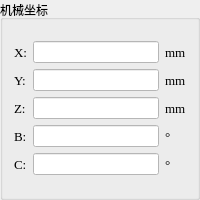
                <widget class="QGroupBox" name="groupBox_12">
                 <property name="minimumSize">
                  <size>
                   <width>0</width>
                   <height>200</height>
                  </size>
                 </property>
                 <property name="title">
                  <string>机械坐标</string>
                 </property>
                 <layout class="QGridLayout" name="gridLayout_20">
                  <item row="0" column="0">
                   <layout class="QHBoxLayout" name="horizontalLayout_6">
                    <item>
                     <layout class="QVBoxLayout" name="verticalLayout_5">
                      <item>
                       <widget class="QLabel" name="label_93">
                        <property name="font">
                         <font>
                          <family>Times New Roman</family>
                          <pointsize>10</pointsize>
                         </font>
                        </property>
                        <property name="text">
                         <string>X:</string>
                        </property>
                       </widget>
                      </item>
                      <item>
                       <widget class="QLabel" name="label_100">
                        <property name="font">
                         <font>
                          <family>Times New Roman</family>
                          <pointsize>10</pointsize>
                         </font>
                        </property>
                        <property name="text">
                         <string>Y:</string>
                        </property>
                       </widget>
                      </item>
                      <item>
                       <widget class="QLabel" name="label_105">
                        <property name="font">
                         <font>
                          <family>Times New Roman</family>
                          <pointsize>10</pointsize>
                         </font>
                        </property>
                        <property name="text">
                         <string>Z:</string>
                        </property>
                       </widget>
                      </item>
                      <item>
                       <widget class="QLabel" name="label_87">
                        <property name="font">
                         <font>
                          <family>Times New Roman</family>
                          <pointsize>10</pointsize>
                         </font>
                        </property>
                        <property name="text">
                         <string>B:</string>
                        </property>
                       </widget>
                      </item>
                      <item>
                       <widget class="QLabel" name="label_94">
                        <property name="font">
                         <font>
                          <family>Times New Roman</family>
                          <pointsize>10</pointsize>
                         </font>
                        </property>
                        <property name="text">
                         <string>C:</string>
                        </property>
                       </widget>
                      </item>
                     </layout>
                    </item>
                    <item>
                     <layout class="QVBoxLayout" name="verticalLayout_6">
                      <item>
                       <widget class="QLineEdit" name="lineEdit_34">
                        <property name="styleSheet">
                         <string notr="true">background-color: rgb(255, 255, 255);</string>
                        </property>
                       </widget>
                      </item>
                      <item>
                       <widget class="QLineEdit" name="lineEdit_26">
                        <property name="styleSheet">
                         <string notr="true">background-color: rgb(255, 255, 255);</string>
                        </property>
                       </widget>
                      </item>
                      <item>
                       <widget class="QLineEdit" name="lineEdit_32">
                        <property name="styleSheet">
                         <string notr="true">background-color: rgb(255, 255, 255);</string>
                        </property>
                       </widget>
                      </item>
                      <item>
                       <widget class="QLineEdit" name="lineEdit_29">
                        <property name="styleSheet">
                         <string notr="true">background-color: rgb(255, 255, 255);</string>
                        </property>
                       </widget>
                      </item>
                      <item>
                       <widget class="QLineEdit" name="lineEdit_30">
                        <property name="styleSheet">
                         <string notr="true">background-color: rgb(255, 255, 255);</string>
                        </property>
                       </widget>
                      </item>
                     </layout>
                    </item>
                   </layout>
                  </item>
                  <item row="0" column="1">
                   <layout class="QVBoxLayout" name="verticalLayout_9">
                    <item>
                     <widget class="QLabel" name="label_103">
                      <property name="font">
                       <font>
                        <family>Times New Roman</family>
                        <pointsize>10</pointsize>
                       </font>
                      </property>
                      <property name="text">
                       <string>mm</string>
                      </property>
                     </widget>
                    </item>
                    <item>
                     <widget class="QLabel" name="label_88">
                      <property name="font">
                       <font>
                        <family>Times New Roman</family>
                        <pointsize>10</pointsize>
                       </font>
                      </property>
                      <property name="text">
                       <string>mm</string>
                      </property>
                     </widget>
                    </item>
                    <item>
                     <widget class="QLabel" name="label_96">
                      <property name="font">
                       <font>
                        <family>Times New Roman</family>
                        <pointsize>10</pointsize>
                       </font>
                      </property>
                      <property name="text">
                       <string>mm</string>
                      </property>
                     </widget>
                    </item>
                    <item>
                     <widget class="QLabel" name="label_95">
                      <property name="font">
                       <font>
                        <family>Times New Roman</family>
                        <pointsize>10</pointsize>
                       </font>
                      </property>
                      <property name="text">
                       <string>°</string>
                      </property>
                     </widget>
                    </item>
                    <item>
                     <widget class="QLabel" name="label_129">
                      <property name="font">
                       <font>
                        <family>Times New Roman</family>
                        <pointsize>10</pointsize>
                       </font>
                      </property>
                      <property name="text">
                       <string>°</string>
                      </property>
                     </widget>
                    </item>
                   </layout>
                  </item>
                 </layout>
                </widget>
